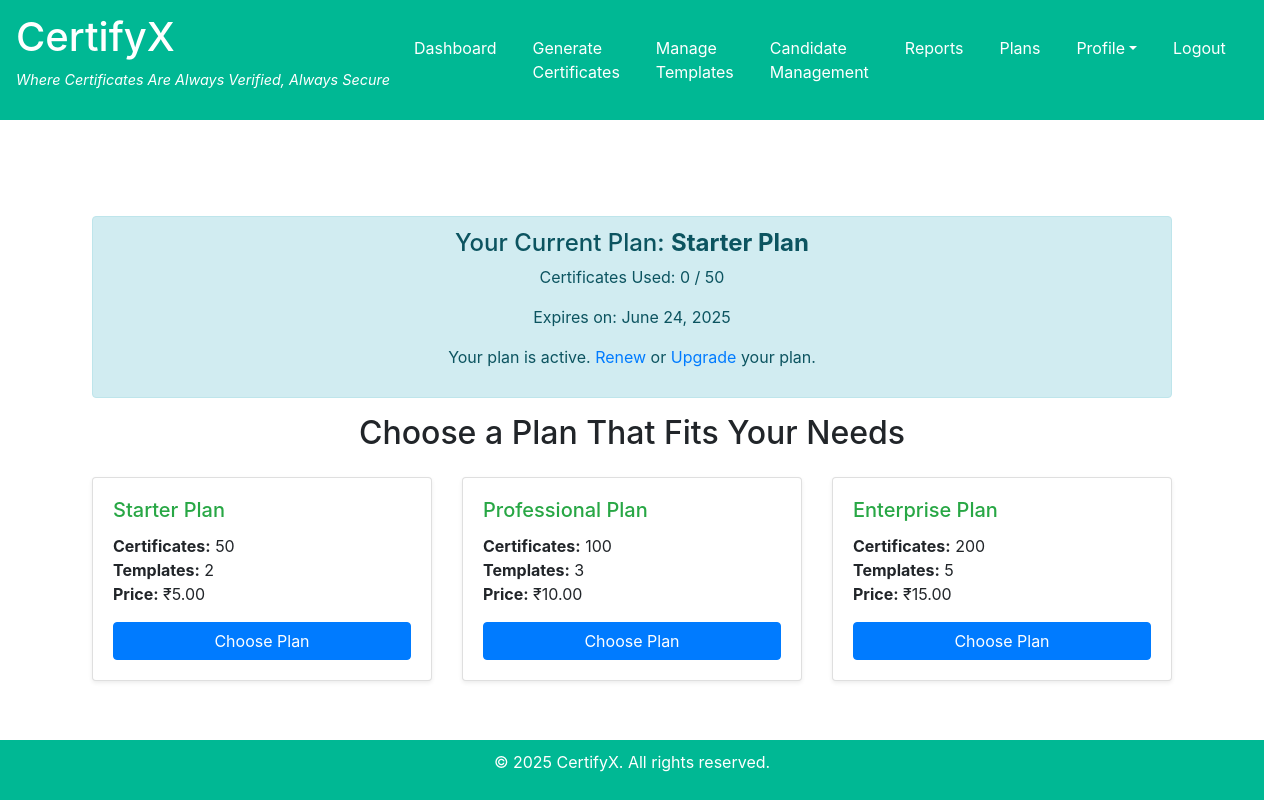
/plans/ (signed in), run on the app's committed database.
### subscriptions/models.py (models this page shows, shortened)
class CompanySubscription(models.Model):
    company = models.OneToOneField(settings.AUTH_USER_MODEL, on_delete=models.CASCADE)
    plan = models.ForeignKey(PricingPlan, on_delete=models.SET_NULL, null=True)
    certificates_used = models.PositiveIntegerField(default=0)
    start_date = models.DateField(auto_now_add=True)
    expiry_date = models.DateField()
    is_active = models.BooleanField(default=True)  # Track active status
    next_plan = models.CharField(max_length=100, blank=True, null=True)  # Store upgraded plan if applicable
    payment_status = models.CharField(max_length=20, choices=[('Paid', 'Paid'), ('Pending', 'Pending'), ('Failed', 'Failed')], default='Pending')
    payment_reference = models.CharField(max_length=100, null=True, blank=True)
    def is_subscription_active(self):
        return self.expiry_date >= date.today()

class PricingPlan(models.Model):
    name = models.CharField(max_length=50)
    certificate_limit = models.PositiveIntegerField()
    template_limit = models.PositiveIntegerField()
    price = models.DecimalField(max_digits=10, decimal_places=2)
    validity_period = models.PositiveIntegerField(default=30)

### subscriptions/views.py (the view)
# urls.py: path('plans/', plans_view, name='plans'),
@login_required
def plans_view(request):
    plans = PricingPlan.objects.all()
    try:
        subscription = CompanySubscription.objects.get(company=request.user)
    except CompanySubscription.DoesNotExist:
        subscription = None
    context = {
        'plans': plans,
        'subscription': subscription,
    }
    return render(request, 'plans.html', context)

### subscriptions/templates/plans.html
{% extends 'base.html' %}
{% block content %}
<div class="container mt-5">
    {% if subscription %}
    <div class="alert alert-info text-center">
        <h4>Your Current Plan: <strong>{{ subscription.plan.name }}</strong></h4>
        <p>Certificates Used: {{ subscription.certificates_used }} / {{ subscription.plan.certificate_limit }}</p>
        <p>Expires on: {{ subscription.expiry_date }}</p>
        {% if subscription.is_subscription_active %}
            <p>Your plan is active.
                <a href="{% url 'renew' subscription.id %}">Renew</a>
                or
                <a href="{% url 'upgrade_plan' subscription.id 'Elite Plan' %}">Upgrade</a> your plan.
            </p>
        {% else %}
            <p>Your plan has expired. Please
                <a href="{% url 'renew' subscription.id %}">renew</a>.
            </p>
        {% endif %}
    </div>
    {% endif %}
    <h2 class="mb-4 text-center">Choose a Plan That Fits Your Needs</h2>
    <div class="row">
        {% for plan in plans %}
        <div class="col-md-4">
            <div class="card mb-4 shadow-sm">
                <div class="card-body">
                    <h5 class="card-title text-success">{{ plan.name }}</h5>
                    <p class="card-text">
                        <strong>Certificates:</strong> {{ plan.certificate_limit }}<br>
                        <strong>Templates:</strong> {{ plan.template_limit }}<br>
                        <strong>Price:</strong> ₹{{ plan.price }}
                    </p>
                    <a href="{% url 'mock_payment' plan.id %}" class="btn btn-primary btn-block">Choose Plan</a>
                </div>
            </div>
        </div>
        {% endfor %}
    </div>
</div>
{% endblock %}

### accounts/templates/base.html (style rules this page uses)
html, body { height: 100%; margin: 0; }
body { display: flex; flex-direction: column; }

### data on the page
CompanySubscription: plan.name "Starter Plan", certificates_used "0", plan.certificate_limit "50", expiry_date "June 24, 2025"
PricingPlan: name "Starter Plan", certificate_limit "50", template_limit "2", price "5.00"
PricingPlan: name "Professional Plan", certificate_limit "100", template_limit "3", price "10.00"
PricingPlan: name "Enterprise Plan", certificate_limit "200", template_limit "5", price "15.00"
